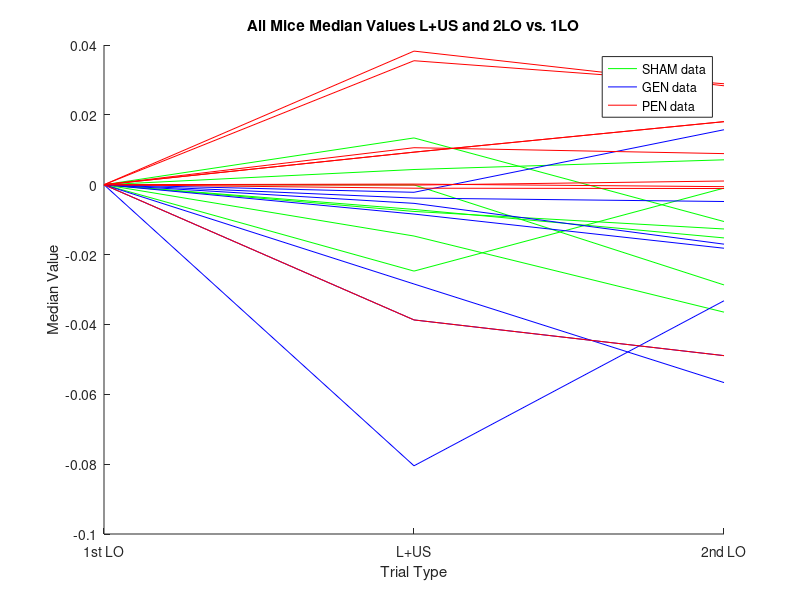
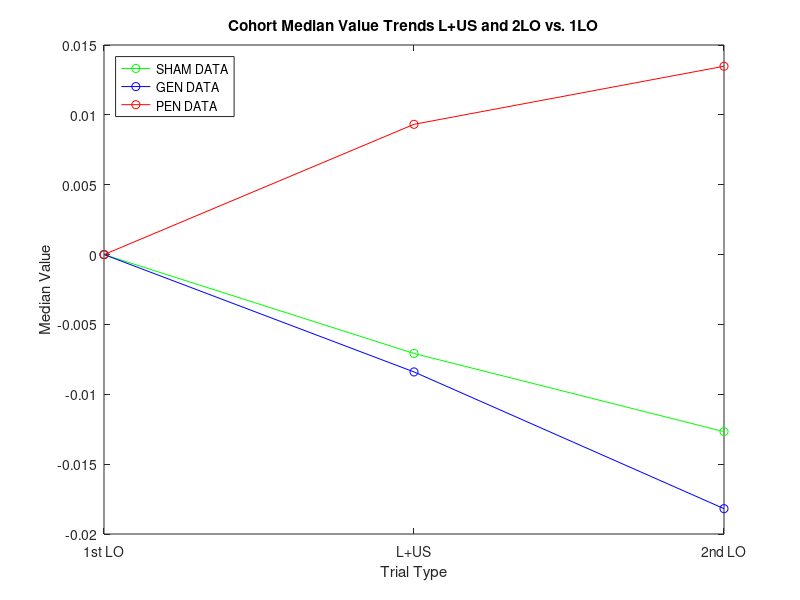

The MATLAB script that drew these images, in order:

% median_SHAM
% median_GEN
% median_PEN 

% copied matrixes from commented median_x scripts to reduce running time 
SHAM_MATRIX = [0,0.00435600796752600,0.00713109228237704;0,-5.16885958017910e-05,-0.0286916774704259;0,0.0133954508844230,-0.0105393137953733;0,-0.0146888761776283,-0.0364842719945690;0,-0.00765067809909513,-0.0126725453785824;0,-0.0247286394644330,-0.000975316304337212;0,-0.00707821064911673,-0.0152301517258112];
GEN_MATRIX = [0,-0.00216903690829889,0.0157401784885035;0,-0.00533501284119886,-0.0170182170965821;0,-0.0284201249582408,-0.0566498478936813;0,-0.00382477957074176,-0.00480633475035593;0,-0.0804744010195484,-0.0332240621483618;0,-0.00839983815283812,-0.0181853465935874;0,-0.0387101708843783,-0.0489317590083913];
PEN_MATRIX = [0,0.00932355090704318,0.0180555755962342;0,0.0355006379032983,0.0289117712082711;0,0.0105964449704316,0.00890424974541322;0,0.0382527652138474,0.0283285886886979;0,0.00932355090704318,0.0180555755962342;0,-0.000996088743718843,-0.00109136275373061;0,-0.000107093776822434,0.00106106540426960;0,0.000180722336327257,-0.000554426228727898];

% concatenating the matrixes from median_x scripts
MATRIX = [SHAM_MATRIX; GEN_MATRIX; PEN_MATRIX] ;
% SHAM = 7 rows 
% GEN = 7 rows
% PEN = 8 rows 

%% all dates PLOTTING 
figure(1) 
hold on 
% SHAM plotting
for q = 1:7 
    row = MATRIX(q,:) ;
    p1 = plot(1:3, MATRIX(q, :), 'g', 'DisplayName','SHAM data') ;
end 
% GEN plotting 
for q = 8:14
    row = MATRIX(q,:) ;
    p2 = plot(1:3, MATRIX(q, :), 'b', 'DisplayName','GEN data') ;
end 
% PEN plotting 
for q = 14:22
    row = MATRIX(q,:) ;
    p3 = plot(1:3, MATRIX(q, :), 'r', 'DisplayName','PEN data') ;
end
legend([p1 p2 p3],{'SHAM data','GEN data', 'PEN data'})
xlabel('Trial Type'), ylabel('Median Value')
title('All Mice Median Values L+US and 2LO vs. 1LO')
set(gca,'XTick',[1 2 3] );
% set(gca,'XTickLabel',['1st LO', 'L+US' ,'2nd LO'] );
xticklabels({'1st LO','L+US','2nd LO'});
hold off 

%% setting up cohort medians 

% some more efficient loop in progress 
% for q = 1:3
%     for p = 1:7 
%         x = MATRIX(p, q)

% SHAM MEDIANS 
SHAM_1LO = [];
for q = 1:7
    SHAM_1LO = [SHAM_1LO MATRIX(q, 1)] ;
end 
SHAM_1LO_median = median(SHAM_1LO) ;

SHAM_LUS = [];
for q = 1:7
    SHAM_LUS = [SHAM_LUS MATRIX(q, 2)] ;
end 
SHAM_LUS_median = median(SHAM_LUS) ;

SHAM_2LO = [];
for q = 1:7
    SHAM_2LO = [SHAM_2LO MATRIX(q, 3)] ;
end 
SHAM_2LO_median = median(SHAM_2LO) ;

% GEN MEDIANS 

GEN_1LO = [];
for q = 8:14
    GEN_1LO = [GEN_1LO MATRIX(q, 1)] ;
end 
GEN_1LO_median = median(GEN_1LO) ;

GEN_LUS = [];
for q = 8:14
    GEN_LUS = [GEN_LUS MATRIX(q, 2)] ;
end 
GEN_LUS_median = median(GEN_LUS) ;

GEN_2LO = [];
for q = 8:14
    GEN_2LO = [GEN_2LO MATRIX(q, 3)] ;
end 
GEN_2LO_median = median(GEN_2LO) ;

% PEN MEDIANS 

PEN_1LO = [];
for q = 15:22
    PEN_1LO = [PEN_1LO MATRIX(q, 1)] ;
end 
PEN_1LO_median = median(PEN_1LO) ;

PEN_LUS = [];
for q = 15:22
    PEN_LUS = [PEN_LUS MATRIX(q, 2)] ;
end 
PEN_LUS_median = median(PEN_LUS) ;

PEN_2LO = [];
for q = 15:22
    PEN_2LO = [PEN_2LO MATRIX(q, 3)] ;
end 
PEN_2LO_median = median(PEN_2LO) ;

%% plotting cohort medians 
figure(2) 
SHAMY_median = [SHAM_1LO_median SHAM_LUS_median SHAM_2LO_median] ;
q1 = plot(1:3, SHAMY_median, 'o-g', 'DisplayName', 'SHAM data') ;
hold on 

GENY_median = [GEN_1LO_median GEN_LUS_median GEN_2LO_median] ;
q2 = plot(1:3, GENY_median, 'o-b', 'DisplayName', 'GEN data') ;
hold on 

PENY_median = [PEN_1LO_median PEN_LUS_median PEN_2LO_median] ;
q3 = plot(1:3, PENY_median, 'o-r', 'DisplayName', 'PEN data') ;

legend([q1 q2 q3], 'SHAM DATA','GEN DATA','PEN DATA','Location','NorthWest')
xlabel('Trial Type'), ylabel('Median Value')
title('Cohort Median Value Trends L+US and 2LO vs. 1LO')
set(gca,'XTick',[1 2 3] );
% set(gca,'XTickLabel',['1st LO', 'L+US' ,'2nd LO'] );
xticklabels({'1st LO','L+US','2nd LO'});